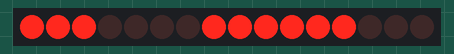
This sketch was run on a simulated Arduino Uno, built with avr-gcc and run on an emulated ATmega328P. Shown: 16 shift-register outputs drawn as a row of LEDs (first output left, lit = HIGH). Wiring (inferred from the names in the program): 2 × shift register (74HC595): data pin 3; shift clock pin 5; latch pin 4. Wiring (inferred from the signals the program sends): row of LEDs: on Q0, Q1, Q2, Q3, Q4, Q5, Q6, Q7, Q8, Q9, Q10, Q11, Q12, Q13, Q14, Q15.

Above: at 0.2 s.
At 2.0 s:
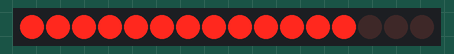
At 6.61 s:
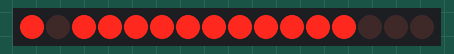
At 11.81 s:
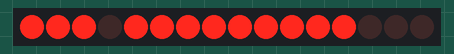
At 21.33 s:
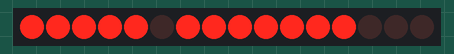
At 39.55 s:
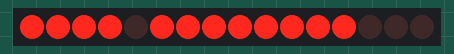
Timing chart, 0 to 40.0 s (numbered marks = the images above):
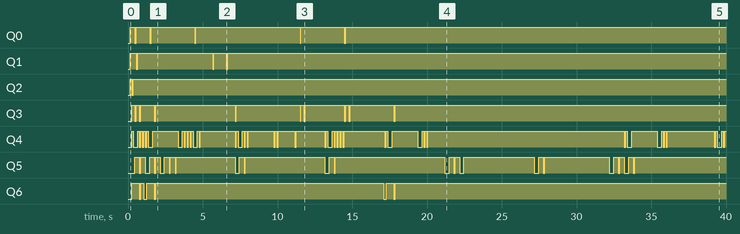

The sketch:

DoubleShiftWithFETs.ino
```cpp
/*

  DoubleShiftWithFETs
  Driving a 4-Digit 7-Segment display with only 3 pins, using two 74HC595 shift registers and some n-channel FETs

  For info and circuit diagrams see https://github.com/tardate/LittleArduinoProjects/tree/main/playground/Led4Digit7Segment/DoubleShiftWithFETs

 */

// use timer for scheduling the display update
#include <FlexiTimer2.h>

// define pins for the shift register control
#define ST_CP_LATCH_PIN 4
#define SH_CP_CLOCK_PIN 5
#define DS_DATA_PIN 3

// the number we'll be updating and using for display
int my_counter = 0;

void setup() {
  pinMode(ST_CP_LATCH_PIN, OUTPUT);
  pinMode(SH_CP_CLOCK_PIN, OUTPUT);
  pinMode(DS_DATA_PIN, OUTPUT);

  FlexiTimer2::set(1, redrawLedDisplay); // update an LED character every 1ms
  FlexiTimer2::start();
}

void loop() {
  // increment a number every little while
  delay(100);
  if(my_counter++ >= 9999) my_counter = 0;
  pushToLedDisplay(my_counter, false, 1);
}


// define the bitmasks for characters 0-9
byte LED_DIGIT_MASK[] = {
  0b00111111,
  0b00000110,
  0b01011011,
  0b01001111,
  0b01100110,
  0b01101101,
  0b01111101,
  0b00000111,
  0b01111111,
  0b01101111
};
// define the bitmasks for clear and decimal point
#define LED_CLEAR_MASK 0b00000000
#define LED_DP_MASK    0b10000000

volatile byte display_values[] = {0,0,0,0}; // current display values for each digit
volatile byte current_digit = 0;            // 0-3 left to right

/*
  Command: submit +value+ for display.
  This does the gymnastics to convert an integer into the instructions for the LED unit.
  If +leading_zeros+ is true, display leading zeros, else blank.
  If +scale+ >= 0, place decimal point at 10^-scale
 */
void pushToLedDisplay(int value, boolean leading_zeros, int scale) {
  int scalor = 1;
  for(int position=3; position>=0; position--) {
    if(!leading_zeros && value<scalor) display_values[position] = LED_CLEAR_MASK;
    else display_values[position] = LED_DIGIT_MASK[value/scalor % 10];
    if(scale==3-position) display_values[position] = display_values[position] ^ LED_DP_MASK;
    scalor *= 10;
  }
}
// Command: submit +value+ for display, no leading zeroes or decimal point
void pushToLedDisplay(int value) {
  pushToLedDisplay(value, false, -1);
}

// Command: update the LED display
void redrawLedDisplay() {
  // stop glowing the current digit and move to the next
  if(current_digit++ > 3) current_digit = 0;
  // push the digit to the LED display
  pushSegmentRegister(display_values[current_digit], 1 << current_digit);
}

// Command: send +data+ byte for LED +digit+ to the 74HC595 shift registers
void pushSegmentRegister(byte data, byte digit) {
  digitalWrite(ST_CP_LATCH_PIN, LOW);
  shiftOut(DS_DATA_PIN, SH_CP_CLOCK_PIN, MSBFIRST, digit);
  shiftOut(DS_DATA_PIN, SH_CP_CLOCK_PIN, MSBFIRST, data);
  digitalWrite(ST_CP_LATCH_PIN, HIGH);
}
```

Measured:
- by itself, Q1: goes HIGH 0.42 s, LOW 0.08 s, HIGH 5.0 s, LOW 0.08 s, HIGH 0.82 s, LOW 0.10 s, then HIGH
- by itself, Q2: LOW → HIGH at 0.14 s, → LOW 0.12 s later, → HIGH 0.10 s later
